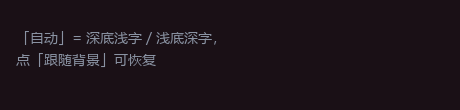
#> input picture 项目测试/fixtures/ui-hint-14px.png, 460 x 110 px
$ python make_binary_variants.py
#> lines starting #> are read from the running program, lines starting #| are printed output that depends on the picture; after the words box and inside, x2 and y2 are one past the last pixel; in counts of white or black regions, pixels touching at a corner belong together
# -*- coding: utf-8 -*-
"""生成「灰度 + Otsu 二值化」的 2x 变体，用来验证清晰度小字是否更吃二值化（ClearType 彩边）。"""
import os
import sys

from PIL import Image, ImageOps

HERE = os.path.dirname(os.path.abspath(__file__))
FIX = os.path.join(HERE, '..', 'fixtures')
OUT = os.path.join(HERE, '..', '_runtime', 'binary')

TARGETS = [
    'ui-hint-14px.png',
    'small-360x90.png',
    'para-gray-14px.png',
    'para-dark-15px.png',
    'para-dark-16px.png',
    'en-480x120.png',
]


def otsu(gray):
    hist = gray.histogram()[:256]
    total = sum(hist)
    sum_all = sum(i * hist[i] for i in range(256))
    sum_b = 0.0
    w_b = 0
    best = (0.0, 127)
    for t in range(256):
        w_b += hist[t]
        if w_b == 0:
            continue
        w_f = total - w_b
        if w_f == 0:
            break
        sum_b += t * hist[t]
        m_b = sum_b / w_b
        m_f = (sum_all - sum_b) / w_f
        var = w_b * w_f * (m_b - m_f) ** 2
        if var > best[0]:
            best = (var, t)
    return best[1]


def make(src_path, dst_path, scale=2, invert_auto=True):
#> called with src_path = '项目测试/tools/../fixtures/ui-hint-14px.png', scale = 2, invert_auto = True
    im = Image.open(src_path).convert('RGB')
#> im is the input picture: PIL image 460x110 RGB; mean R, G, B 28.6, 19.1, 25.3
    w, h = im.size
#> w = 460; h = 110
    im = im.resize((w * scale, h * scale), Image.LANCZOS)
#> im: PIL image 920x220 RGB
    gray = ImageOps.grayscale(im)
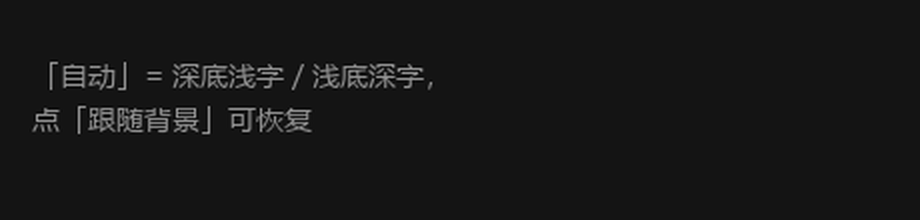
#> gray: PIL image 920x220 L; min 0, max 170, mean 22.9
    gray = ImageOps.autocontrast(gray, cutoff=1)
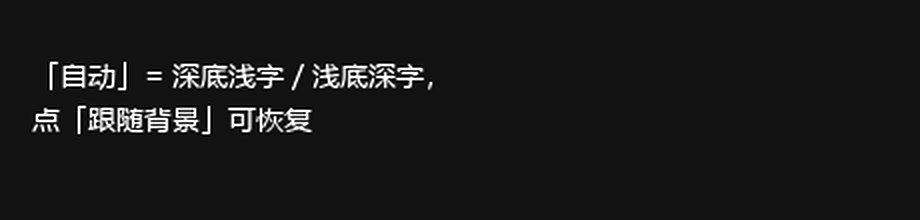
#> gray: PIL image 920x220 L; min 0, max 255, mean 24.6
    t = otsu(gray)
#> in otsu, `hist = gray.histogram()[:256]`: hist = 256 values, max 184328 at index 18, min 0 at index 1, mean 790.6
#> in otsu, `total = sum(hist)`: total = 202400
#> in otsu, `sum_all = sum(i * hist[i] for i in range(256))`: sum_all = 4971120
#> the loop in otsu, `for t in range(256):` made 256 passes
#> (w_b, w_f, sum_b, m_b, m_f, best) on passes 1, 3, 5, 7, 10, 12, 14, 19, 21, 23, 26, 28: (2360, 200040, 0, 0, 24.85, (2.92e+11, 0)), (2760, 199640, 800, 0.29, 24.9, (3.34e+11, 2)), (3187, 199213, 2508, 0.787, 24.94, (3.7e+11, 4)), (3478, 198922, 4254, 1.22, 24.97, (3.9e+11, 6)), (3756, 198644, 6756, 1.8, 24.99, (4.01e+11, 9)), (4044, 198356, 9924, 2.45, 25.01, (4.08e+11, 11)), (4468, 197932, 15436, 3.45, 25.04, (4.12e+11, 13)), (189251, 13149, 3340165, 17.65, 124, (2.82e+13, 18)), (190701, 11699, 3369165, 17.67, 136.9, (3.17e+13, 20)), (191324, 11076, 3382871, 17.68, 143.4, (3.35e+13, 22)), (192028, 10372, 3400471, 17.71, 151.4, (3.56e+13, 25)), (192234, 10166, 3406033, 17.72, 154, (3.63e+13, 27))
#> (w_b, w_f, sum_b, m_b, m_f, var) on passes 2, 4, 6, 8, 9, 11: (2360, 200040, 0, 0, 24.85, 2.92e+11), (2760, 199640, 800, 0.29, 24.9, 3.34e+11), (3187, 199213, 2508, 0.787, 24.94, 3.7e+11), (3478, 198922, 4254, 1.22, 24.97, 3.9e+11), (3478, 198922, 4254, 1.22, 24.97, 3.9e+11), (3756, 198644, 6756, 1.8, 24.99, 4.01e+11)
#> after the loop in otsu, `for t in range(256):`: sum_b = 4431540; w_b = 202400
#> t = 113
    # 深底浅字：自动判断（取四角平均亮度），必要时反色，统一成「白底黑字」
    corners = [gray.getpixel((0, 0)), gray.getpixel((gray.width - 1, 0)),
               gray.getpixel((0, gray.height - 1)), gray.getpixel((gray.width - 1, gray.height - 1))]
#> corners = [18, 18, 18, 18]
    dark_bg = sum(corners) / 4 < 128
#> dark_bg = True
    if invert_auto and dark_bg:
        gray = ImageOps.invert(gray)
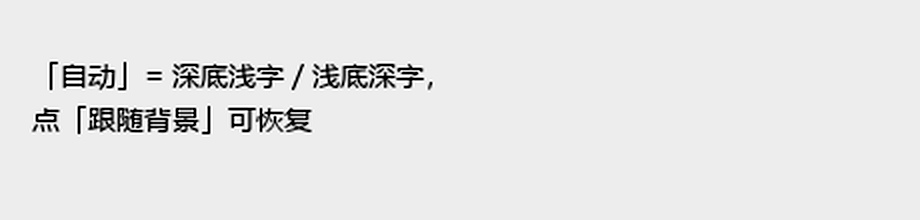
#> gray: PIL image 920x220 L; min 0, max 255, mean 230.4
        t = 255 - t
#> t = 142
    binary = gray.point(lambda v: 0 if v < t else 255, mode='L')
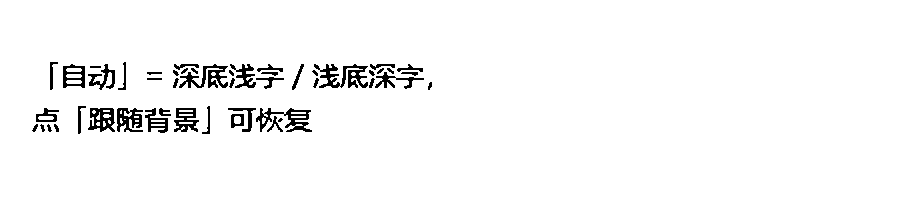
#> binary: PIL image 920x220 L; 97% white; 49 black regions (3 under 20 px), largest, box (x1, y1, x2, y2) and area: (314, 64, 368, 88) 605, (256, 108, 312, 132) 512, (179, 64, 228, 88) 487
    binary.convert('RGB').save(dst_path)
    return t, dark_bg


def main():
    os.makedirs(OUT, exist_ok=True)
    for name in TARGETS:
        src = os.path.join(FIX, name)
        if not os.path.exists(src):
            print('skip (missing):', name)
            continue
        dst = os.path.join(OUT, name.replace('.png', '-bin.png'))
        t, dark = make(src, dst)
#> t = 142; dark = True
        print('%-24s threshold=%-4d dark_bg=%-5s -> %s' % (name, t, dark, os.path.basename(dst)))
#| ui-hint-14px.png         threshold=142  dark_bg=True  -> ui-hint-14px-bin.png
#> pass 2 of the loop in main, `for name in TARGETS:`:
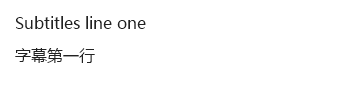
#> input picture 项目测试/fixtures/small-360x90.png, 360 x 90 px
#> in make (call 2), `gray = ImageOps.autocontrast(gray, cutoff=1)`:
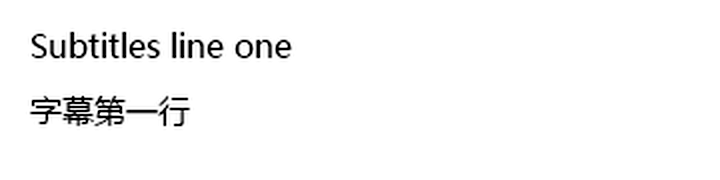
#> gray: PIL image 720x180 L; min 0, max 255, mean 248
#> the loop in otsu (call 2), `for t in range(256):` made 256 passes
#> (w_b, w_f, sum_b, m_b, m_f, best) on passes 1, 2, 3, 4, 6, 7, 8, 10: (1297, 128303, 0, 0, 250.5, (1.04e+13, 0)), (1343, 128257, 46, 0.0343, 250.5, (1.08e+13, 1)), (1390, 128210, 140, 0.101, 250.6, (1.12e+13, 2)), (1421, 128179, 233, 0.164, 250.7, (1.14e+13, 3)), (1457, 128143, 413, 0.283, 250.8, (1.17e+13, 5)), (1484, 128116, 575, 0.387, 250.8, (1.19e+13, 6)), (1563, 128037, 1128, 0.722, 251, (1.25e+13, 7)), (1600, 128000, 1461, 0.913, 251, (1.28e+13, 9))
#> in make (call 2), `binary = gray.point(lambda v: 0 if v < t else 255, mode='L')`:
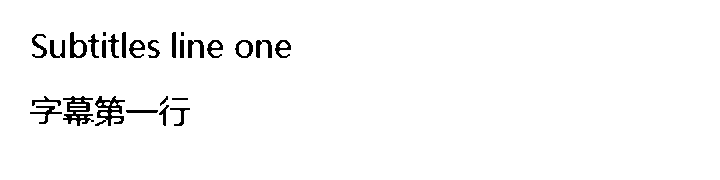
#> binary: PIL image 720x180 L; 97.3% white; 27 black regions (2 under 20 px), largest, box (x1, y1, x2, y2) and area: (63, 96, 94, 126) 451, (95, 96, 125, 126) 418, (70, 32, 87, 58) 203
#| small-360x90.png         threshold=146  dark_bg=False -> small-360x90-bin.png
#> pass 3 of the loop in main, `for name in TARGETS:`:
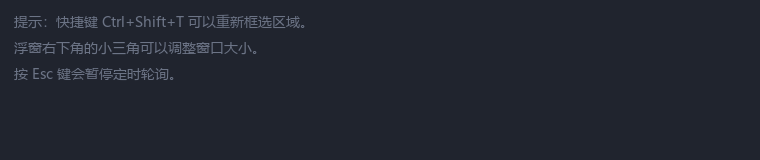
#> input picture 项目测试/fixtures/para-gray-14px.png, 760 x 160 px
#> in make, im is the input picture: PIL image 760x160 RGB; mean R, G, B 33.6, 37.7, 47.9
#> in make (call 3), `gray = ImageOps.autocontrast(gray, cutoff=1)`:
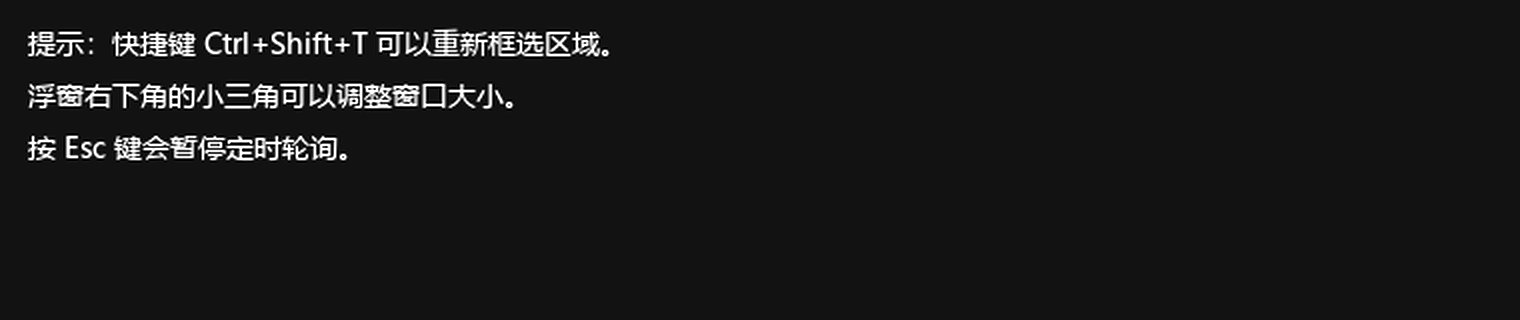
#> gray: PIL image 1520x320 L; min 0, max 255, mean 24.2
#> in make (call 3), `binary = gray.point(lambda v: 0 if v < t else 255, mode='L')`:
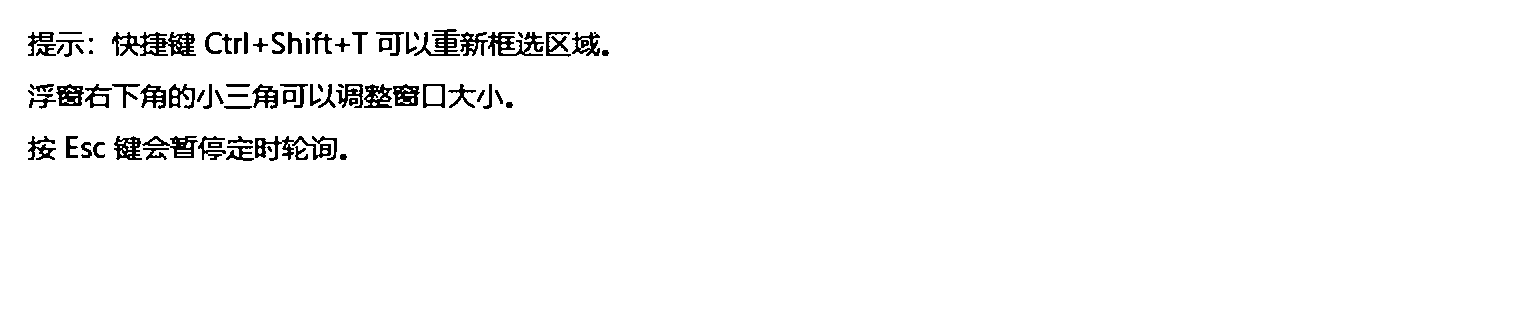
#> binary: PIL image 1520x320 L; 97.2% white; 79 black regions (8 under 20 px), largest, box (x1, y1, x2, y2) and area: (112, 32, 196, 56) 1057, (255, 136, 337, 161) 802, (488, 32, 544, 56) 674
#| para-gray-14px.png       threshold=141  dark_bg=True  -> para-gray-14px-bin.png
#> the loop made 6 passes; the first 3 are shown


if __name__ == '__main__':
    main()
